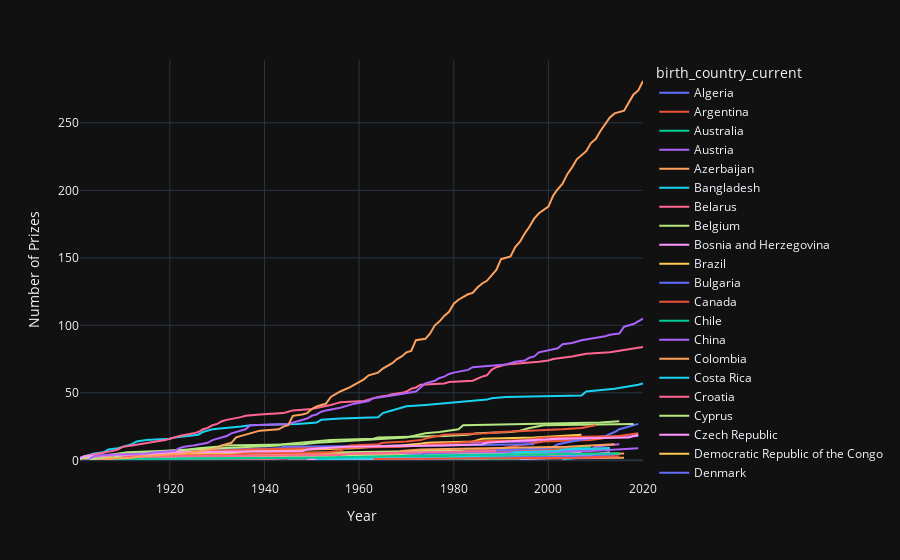

The cell this chart's notebook holds for it:
### Code cell
l_chart = px.line(cumulative_prizes,
                  x='year',
                  y='prize',
                  color='birth_country_current',
                  hover_name='birth_country_current')

l_chart.update_layout(xaxis_title='Year',
                      yaxis_title='Number of Prizes')

l_chart.show()
